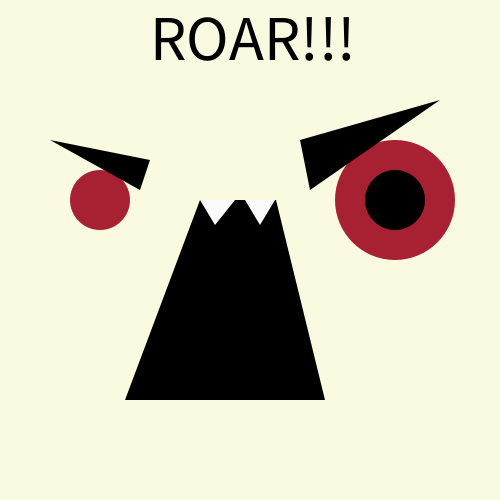
Frame 1 (no input)
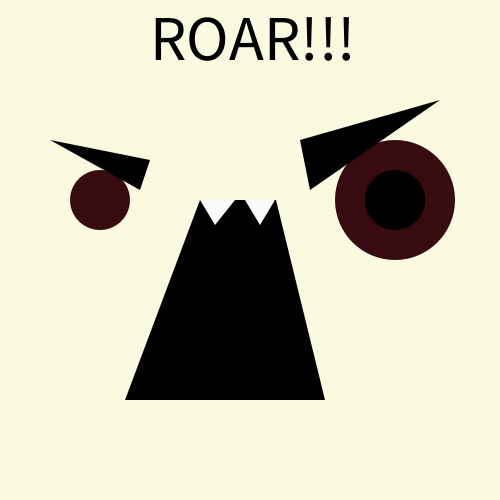
Frame 60 (the mouse pressed at the canvas centre just before this capture)
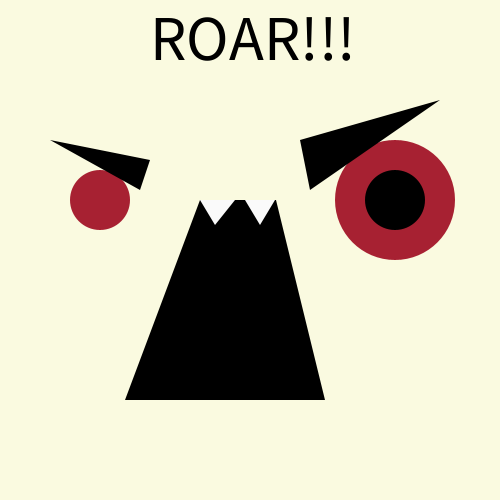
Frame 120 (the mouse held since frame 60 and released just before this capture)

The Processing sketch that drew these frames (run headless with seeded random() and noise(); from frame 60 on, the mouse is pressed at the canvas centre):

// Processing sketch: Variables
// ── Variables.pde
/* -> Starting point of multiline comment. This puts lines of code into text for commenting.
//-> this puts a singular line of code into text, also for commenting.

print("Hello Diva");// basic command for debugging

char my Char = 'H'
String myString = "Hello World"; // String is a sequence of individual characters. It's a variable for words

"=" means setting the value
"==" means comparing the values

float myFloat = 3.14f; //A number with a decimal 

int myInt = 42; //Sets the variable into intergers, in other words whole numbers 1-n...

println(myInt +43); //"println" prints the result and moves to the next line

boolean myBool = true; 

//fullScreen(); -> makes the canvas the size of the screen
This ends multiline commenting -> */ 

void setup()// equivalent to start in unity, begin in unreal
{ 
  
  rectMode(CORNERS);  // Sets rectMode to CORNERS
  size(500,500); //sets the canvas size
  frameRate(5); /*sets the number of frames to be displayed every second. 
  Lower the number is the slower the frame rate will be, vice versa.*/
  
  ellipseMode(CENTER);  // Sets ellipseMode to CENTER

}



void draw()//Equivalent to update in Unity
{
  background(250,250,224);
  noStroke();
  
  int rnd = (int)random(20, 250); //randomises between 20 and 249
  fill(rnd, rnd * 0.2, rnd * 0.3);
  ellipse(100, 200, 60, 60);  
  ellipse(395, 200, 120, 120);
  
  fill(0);
  ellipse(395, 200, 60, 60);
  quad(125, 400, 200, 200, 276, 200, 325, 400);
  triangle(50, 140, 140, 190, 150, 160);
  triangle(300, 140, 440, 100, 310, 190);
  
  fill(250);
  triangle(200, 200, 215, 225, 235, 200);
  triangle(245, 200, 260, 225, 275, 200);
  
  fill(0);
  String r = "ROAR!!!";
  textSize(64);
  text(r, 150 , 60);
  
  /*
  background(0,70,90);
  fill(255,255,224);
  rect(posX,posY,size * 2,size);
  posY = posY + 1;
  posX = posX + 1;
  size = size + 1;
  */
}
